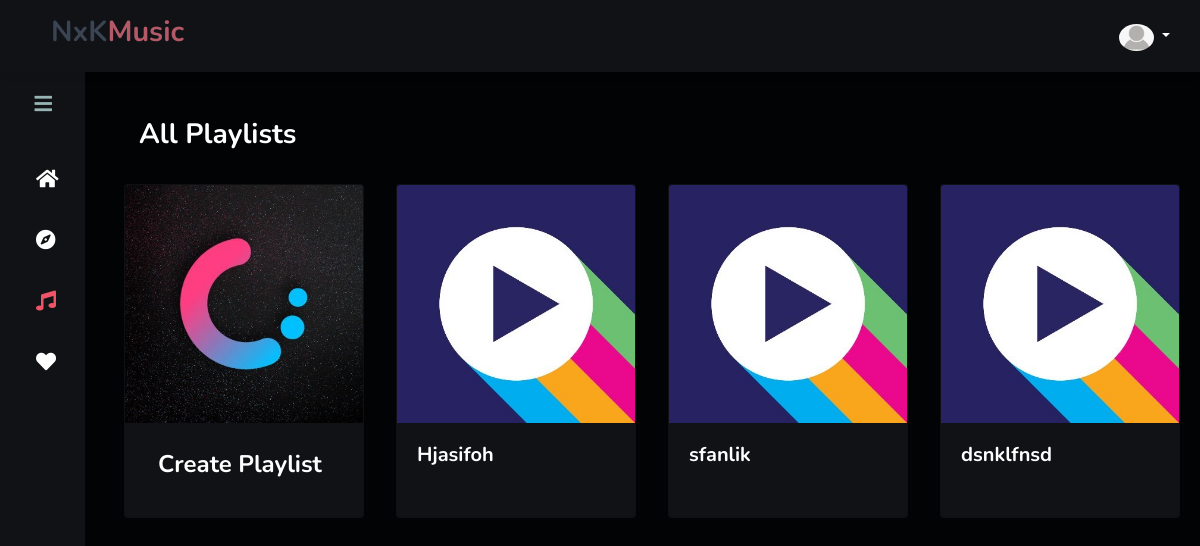
Before: /music/playlist/ (signed in) with the older database file.
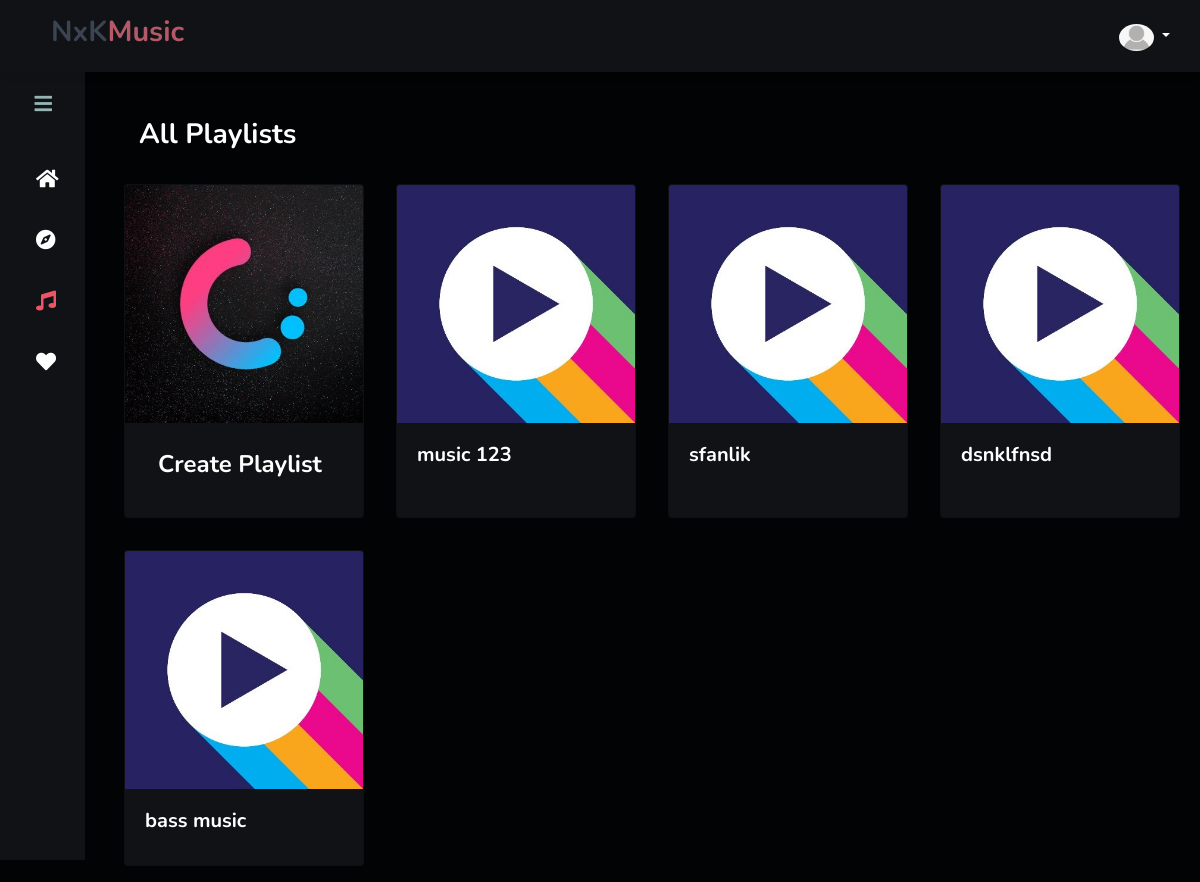
After: the same page with the newer database file.
### users/models.py (models this page shows, shortened)
class Profile(models.Model):
    user = models.OneToOneField(User, on_delete=models.CASCADE)
    image = models.ImageField(default='default.png', upload_to='profile_pics')

### music/models.py (models this page shows, shortened)
class Playlist(models.Model):
    playlist_name = models.CharField(max_length=250)
    playlist_description = models.TextField(blank=True,null=True)
    creator = models.ForeignKey(User,on_delete=models.CASCADE)
    created_dt = models.DateTimeField(auto_now_add=True)
    class Meta:
        unique_together = ["playlist_name","creator"]

### music/views.py (the view)
# urls.py: path('playlist/',views.viewPlaylist,name='playlists-user'),
@login_required
def viewPlaylist(request):
    userplaylist = Playlist.objects.filter(creator=request.user)
    if request.method == 'POST':
        form = CreatePlaylistForm(request.POST)
        if form.is_valid():
            try:
                Playlist.objects.get(playlist_name=form.cleaned_data["playlist_name"],creator=request.user)
                messages.warning(request,f'The playlist name already exists create new')
            except:
                pl, created = Playlist.objects.get_or_create(creator=request.user,**form.cleaned_data)
                print(form.cleaned_data)
                if created:
                    messages.success(request,f'The playlist has been successfully created')
                else:
                    messages.warning(request,f'The music {pl.playlist_name} has already been created by')
            return redirect('playlists-user')
    else:
        form = CreatePlaylistForm()
    return render(request,'music/userplaylist.html',{'form': form,'userplaylist': userplaylist})

### music/templates/music/userplaylist.html (shortened to what this page needs)
{% extends 'mainui.html' %}
{% load static %}
{% load crispy_forms_tags %}
{% block content %}
<h3 class="text-white m-3 font-weight-bolder">All Playlists</h3>
<div class="row">
      <div class="card m-3 default-bg" style="width: 15rem;">
        <img class="card-img-top" src="{% static "images/create-music.jpg" %}" alt="Card image cap">
        <div class="card-body">
          <a class="btn" data-switch="0" type="button" data-toggle="modal" data-target="#exampleModal">
            <h5 class="card-title text-truncate text-white font-weight-bolder" style="font-size:1.5rem;">Create Playlist</h5>
          </a>
        </div>
      </div>
    {% for playlists in userplaylist  %}
        <div class="card m-3 default-bg" style="width: 15rem;">
          <img class="card-img-top" src="{% static "images/playlist-default.jpg" %}" alt="Card image cap">
          <div class="card-body">
            <h5 class="card-title text-truncate text-white font-weight-bolder" style="width: 12rem;"><a href="{% url "individual-playlist"  pl_id=playlists.id  %}">{{ playlists.playlist_name }}</a></h5>
          </div>
        </div>
    {% endfor %}
</div>
{% endblock %}

### templates/mainui.html (shortened to what this page needs)
{% load static %}
<!doctype html>
<html lang="en">
  <head>
    <link rel="stylesheet" href="https://cdn.jsdelivr.net/npm/bootstrap@4.6.0/dist/css/bootstrap.min.css">
    <link  rel="stylesheet" href="https://cdnjs.cloudflare.com/ajax/libs/font-awesome/5.13.1/css/all.min.css">
    <link rel="stylesheet" href="https://cdnjs.cloudflare.com/ajax/libs/aplayer/1.10.1/APlayer.min.css" /><link rel="stylesheet" href="https://cdnjs.cloudflare.com/ajax/libs/aplayer/1.10.1/APlayer.min.css" />
    <link rel="stylesheet" type="text/css" href="{% static 'css/styles.css' %}">
    <link rel="stylesheet" type="text/css" href="{% static "css/aplaycha.css" %}">
  </head>
  <body id="body-pd">
    {% include "navbar.html" %}
    {% include "sidenav.html" %}
    <section>
      <div id="newm" class="container">
        {% block content %}{% endblock %}
      </div>
    </section>
  </body>
</html>

### templates/navbar.html (shortened to what this page needs)
{% load static %}
<header>
    <nav class="navbar navbar-light fixed-top">
        <a href="#" class="navbar-brand"><h2 class="m-title font-weight-bold">NxK<span>Music</span></h2></a>
        {% if user.is_authenticated %}
          <div class="nav-item">
            <div class="dropdown">
                <a class="nav-link dropdown-toggle" id="navbarDropdownMenuLink-55" data-toggle="dropdown"
                  aria-haspopup="true" aria-expanded="false">
                  <img src="{{ user.profile.image.url }}" class="rounded-circle img-fluid rounded-circle profile-img"
                    alt="avatar image">
                </a>
            </div>
          </div>
        {% endif %}
    </nav>
</header>

### templates/sidenav.html (shortened to what this page needs)
{% url 'playlists-user' as playlist_user %}
{% url 'all_songs' as all_songs %}
{% url 'favs' as favs %}
{% url 'explore' as explore %}
{% load static %}
<section id="main-section">
  <div class="l-navbar" id="navbar">
    <nav class="navx">
      <div>
        <div class="nav__brand">
          <i class="fas fa-bars nav__toggle" id="nav-toggle"></i>
        </div>
        <div class="nav__list">
          <a href="{% url 'all_songs' %}" class="nav__link {% if request.path == all_songs %} active {% endif %}">
            <i class="fas fa-home nav__icon"></i>
          </a>
          <a href="{% url 'explore' %}" class="nav__link {% if request.path == explore %} active {% endif %}">
            <i class="fas fa-compass nav__icon"></i>
          </a>
          <a href="{% url 'playlists-user' %}" class="nav__link {% if request.path == playlist_user %} active {% endif %} {% if request.path == individual %} active {% endif %}">
            <i class="fas fa-music nav__icon"></i>
          </a>
          <a href="{% url 'favs' %}" class="nav__link {% if request.path == favs %} active {% endif %}">
            <i class="fas fa-heart nav__icon"></i>
          </a>
        </div>
      </div>
    </nav>
  </div>
</section>

### static/css/styles.css (style rules this page uses)
:root { --header-height: 3rem; --nav-width: 85px; --first-color: #0C5DF4; --bg-color: #101216; --sub-color: #B6CEFC; --white-color: #fff; --second-color: #ef5466; --body-font: 'Nunito', sans-serif; --normal-font-size: 1rem; --small-font-size: .875rem; --z-fixed: 100; }
*,::before,::after { box-sizing: border-box; }
body { position: relative; margin: 0; padding: 2rem 0 0 6.75rem; font-family: var(--body-font); font-size: var(--normal-font-size); transition: .5s; background-color: #010305 !important; }
a { text-decoration: none; }
header { line-height: 40px; }
nav.navbar { background-color: var(--bg-color); box-shadow: 0 3px 9px rgb(0 0 0 / 5%); }
nav.navbar a { margin-left: 3%; }
.profile-img { width: 35px; }
.m-title { font-weight: 900; color: #3b4452; font-size: 1.8rem; }
.m-title span { color: #b35967; }
#main-section { margin-top: 70px; }
.l-navbar { position: fixed; top: 60px; left: 0; width: var(--nav-width); height: 100vh; background-color: var(--bg-color); color: var(--white-color); padding: 1.5rem 1.5rem 2rem; transition: .5s; z-index: var(--z-index); }
.navx { height: 100%; display: fles; flex-direction: column; justify-content: space-between; overflow: hidden; }
.nav__brand { display: grid; grid-template-columns: max-content max-content; justify-content: space-between; align-items: center; margin-bottom: 2rem; }
.nav__toggle { font-size: 1.25rem; padding: .65rem; cursor: pointer; }
.active { color: var(--second-color) !important; }
.nav__link { display: grid; grid-template-columns: max-content max-content; align-items: center; column-gap: .75rem; padding: .75rem; color: var(--white-color); border-radius: .5rem; margin-bottom: 1rem; transition: .3s; cursor: pointer; }
.nav__icon { font-size: 1.25rem; }

### music/templates/music/userplaylist.html (style rules this page uses)
.default-bg { background-color: var(--bg-color); color: var(--white-color); }
div { color: #97B4B4; }
a { color: #fff; }

Changed rows visible on the page:
changed Playlist: playlist_name "Hjasifoh" → "music 123"
added Playlist: playlist_name "bass music"
